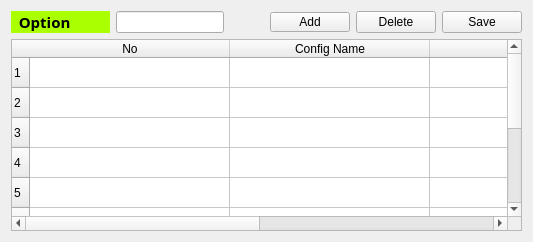
      <widget class="QWidget" name="layoutWidget_3">
       <layout class="QVBoxLayout" name="verticalLayout_5">
        <item>
         <layout class="QHBoxLayout" name="horizontalLayout_9">
          <item>
           <widget class="QLabel" name="label_option">
            <property name="maximumSize">
             <size>
              <width>1000</width>
              <height>16777215</height>
             </size>
            </property>
            <property name="palette">
             <palette>
              <active>
               <colorrole role="WindowText">
                <brush brushstyle="SolidPattern">
                 <color alpha="255">
                  <red>0</red>
                  <green>0</green>
                  <blue>0</blue>
                 </color>
                </brush>
               </colorrole>
               <colorrole role="Button">
                <brush brushstyle="SolidPattern">
                 <color alpha="255">
                  <red>170</red>
                  <green>255</green>
                  <blue>0</blue>
                 </color>
                </brush>
               </colorrole>
               <colorrole role="Light">
                <brush brushstyle="SolidPattern">
                 <color alpha="255">
                  <red>213</red>
                  <green>255</green>
                  <blue>127</blue>
                 </color>
                </brush>
               </colorrole>
               <colorrole role="Midlight">
                <brush brushstyle="SolidPattern">
                 <color alpha="255">
                  <red>191</red>
                  <green>255</green>
                  <blue>63</blue>
                 </color>
                </brush>
               </colorrole>
               <colorrole role="Dark">
                <brush brushstyle="SolidPattern">
                 <color alpha="255">
                  <red>85</red>
                  <green>127</green>
                  <blue>0</blue>
                 </color>
                </brush>
               </colorrole>
               <colorrole role="Mid">
                <brush brushstyle="SolidPattern">
                 <color alpha="255">
                  <red>113</red>
                  <green>170</green>
                  <blue>0</blue>
                 </color>
                </brush>
               </colorrole>
               <colorrole role="Text">
                <brush brushstyle="SolidPattern">
                 <color alpha="255">
                  <red>0</red>
                  <green>0</green>
                  <blue>0</blue>
                 </color>
                </brush>
               </colorrole>
               <colorrole role="BrightText">
                <brush brushstyle="SolidPattern">
                 <color alpha="255">
                  <red>255</red>
                  <green>255</green>
                  <blue>255</blue>
                 </color>
                </brush>
               </colorrole>
               <colorrole role="ButtonText">
                <brush brushstyle="SolidPattern">
                 <color alpha="255">
                  <red>0</red>
                  <green>0</green>
                  <blue>0</blue>
                 </color>
                </brush>
               </colorrole>
               <colorrole role="Base">
                <brush brushstyle="SolidPattern">
                 <color alpha="255">
                  <red>255</red>
                  <green>255</green>
                  <blue>255</blue>
                 </color>
                </brush>
               </colorrole>
               <colorrole role="Window">
                <brush brushstyle="SolidPattern">
                 <color alpha="255">
                  <red>170</red>
                  <green>255</green>
                  <blue>0</blue>
                 </color>
                </brush>
               </colorrole>
               <colorrole role="Shadow">
                <brush brushstyle="SolidPattern">
                 <color alpha="255">
                  <red>0</red>
                  <green>0</green>
                  <blue>0</blue>
                 </color>
                </brush>
               </colorrole>
               <colorrole role="AlternateBase">
                <brush brushstyle="SolidPattern">
                 <color alpha="255">
                  <red>212</red>
                  <green>255</green>
                  <blue>127</blue>
                 </color>
                </brush>
               </colorrole>
               <colorrole role="ToolTipBase">
                <brush brushstyle="SolidPattern">
                 <color alpha="255">
                  <red>255</red>
                  <green>255</green>
                  <blue>220</blue>
                 </color>
                </brush>
               </colorrole>
               <colorrole role="ToolTipText">
                <brush brushstyle="SolidPattern">
                 <color alpha="255">
                  <red>0</red>
                  <green>0</green>
                  <blue>0</blue>
                 </color>
                </brush>
               </colorrole>
              </active>
              <inactive>
               <colorrole role="WindowText">
                <brush brushstyle="SolidPattern">
                 <color alpha="255">
                  <red>0</red>
                  <green>0</green>
                  <blue>0</blue>
                 </color>
                </brush>
               </colorrole>
               <colorrole role="Button">
                <brush brushstyle="SolidPattern">
                 <color alpha="255">
                  <red>170</red>
                  <green>255</green>
                  <blue>0</blue>
                 </color>
                </brush>
               </colorrole>
               <colorrole role="Light">
                <brush brushstyle="SolidPattern">
                 <color alpha="255">
                  <red>213</red>
                  <green>255</green>
                  <blue>127</blue>
                 </color>
                </brush>
               </colorrole>
               <colorrole role="Midlight">
                <brush brushstyle="SolidPattern">
                 <color alpha="255">
                  <red>191</red>
                  <green>255</green>
                  <blue>63</blue>
                 </color>
                </brush>
               </colorrole>
               <colorrole role="Dark">
                <brush brushstyle="SolidPattern">
                 <color alpha="255">
                  <red>85</red>
                  <green>127</green>
                  <blue>0</blue>
                 </color>
                </brush>
               </colorrole>
               <colorrole role="Mid">
                <brush brushstyle="SolidPattern">
                 <color alpha="255">
                  <red>113</red>
                  <green>170</green>
                  <blue>0</blue>
                 </color>
                </brush>
               </colorrole>
               <colorrole role="Text">
                <brush brushstyle="SolidPattern">
                 <color alpha="255">
                  <red>0</red>
                  <green>0</green>
                  <blue>0</blue>
                 </color>
                </brush>
               </colorrole>
               <colorrole role="BrightText">
                <brush brushstyle="SolidPattern">
                 <color alpha="255">
                  <red>255</red>
                  <green>255</green>
                  <blue>255</blue>
                 </color>
                </brush>
               </colorrole>
               <colorrole role="ButtonText">
                <brush brushstyle="SolidPattern">
                 <color alpha="255">
                  <red>0</red>
                  <green>0</green>
                  <blue>0</blue>
                 </color>
                </brush>
               </colorrole>
               <colorrole role="Base">
                <brush brushstyle="SolidPattern">
                 <color alpha="255">
                  <red>255</red>
                  <green>255</green>
                  <blue>255</blue>
                 </color>
                </brush>
               </colorrole>
               <colorrole role="Window">
                <brush brushstyle="SolidPattern">
                 <color alpha="255">
                  <red>170</red>
                  <green>255</green>
                  <blue>0</blue>
                 </color>
                </brush>
               </colorrole>
               <colorrole role="Shadow">
                <brush brushstyle="SolidPattern">
                 <color alpha="255">
                  <red>0</red>
                  <green>0</green>
                  <blue>0</blue>
                 </color>
                </brush>
               </colorrole>
               <colorrole role="AlternateBase">
                <brush brushstyle="SolidPattern">
                 <color alpha="255">
                  <red>212</red>
                  <green>255</green>
                  <blue>127</blue>
                 </color>
                </brush>
               </colorrole>
               <colorrole role="ToolTipBase">
                <brush brushstyle="SolidPattern">
                 <color alpha="255">
                  <red>255</red>
                  <green>255</green>
                  <blue>220</blue>
                 </color>
                </brush>
               </colorrole>
               <colorrole role="ToolTipText">
                <brush brushstyle="SolidPattern">
                 <color alpha="255">
                  <red>0</red>
                  <green>0</green>
                  <blue>0</blue>
                 </color>
                </brush>
               </colorrole>
              </inactive>
              <disabled>
               <colorrole role="WindowText">
                <brush brushstyle="SolidPattern">
                 <color alpha="255">
                  <red>85</red>
                  <green>127</green>
                  <blue>0</blue>
                 </color>
                </brush>
               </colorrole>
               <colorrole role="Button">
                <brush brushstyle="SolidPattern">
                 <color alpha="255">
                  <red>170</red>
                  <green>255</green>
                  <blue>0</blue>
                 </color>
                </brush>
               </colorrole>
               <colorrole role="Light">
                <brush brushstyle="SolidPattern">
                 <color alpha="255">
                  <red>213</red>
                  <green>255</green>
                  <blue>127</blue>
                 </color>
                </brush>
               </colorrole>
               <colorrole role="Midlight">
                <brush brushstyle="SolidPattern">
                 <color alpha="255">
                  <red>191</red>
                  <green>255</green>
                  <blue>63</blue>
                 </color>
                </brush>
               </colorrole>
               <colorrole role="Dark">
                <brush brushstyle="SolidPattern">
                 <color alpha="255">
                  <red>85</red>
                  <green>127</green>
                  <blue>0</blue>
                 </color>
                </brush>
               </colorrole>
               <colorrole role="Mid">
                <brush brushstyle="SolidPattern">
                 <color alpha="255">
                  <red>113</red>
                  <green>170</green>
                  <blue>0</blue>
                 </color>
                </brush>
               </colorrole>
               <colorrole role="Text">
                <brush brushstyle="SolidPattern">
                 <color alpha="255">
                  <red>85</red>
                  <green>127</green>
                  <blue>0</blue>
                 </color>
                </brush>
               </colorrole>
               <colorrole role="BrightText">
                <brush brushstyle="SolidPattern">
                 <color alpha="255">
                  <red>255</red>
                  <green>255</green>
                  <blue>255</blue>
                 </color>
                </brush>
               </colorrole>
               <colorrole role="ButtonText">
                <brush brushstyle="SolidPattern">
                 <color alpha="255">
                  <red>85</red>
                  <green>127</green>
                  <blue>0</blue>
                 </color>
                </brush>
               </colorrole>
               <colorrole role="Base">
                <brush brushstyle="SolidPattern">
                 <color alpha="255">
                  <red>170</red>
                  <green>255</green>
                  <blue>0</blue>
                 </color>
                </brush>
               </colorrole>
               <colorrole role="Window">
                <brush brushstyle="SolidPattern">
                 <color alpha="255">
                  <red>170</red>
                  <green>255</green>
                  <blue>0</blue>
                 </color>
                </brush>
               </colorrole>
               <colorrole role="Shadow">
                <brush brushstyle="SolidPattern">
                 <color alpha="255">
                  <red>0</red>
                  <green>0</green>
                  <blue>0</blue>
                 </color>
                </brush>
               </colorrole>
               <colorrole role="AlternateBase">
                <brush brushstyle="SolidPattern">
                 <color alpha="255">
                  <red>170</red>
                  <green>255</green>
                  <blue>0</blue>
                 </color>
                </brush>
               </colorrole>
               <colorrole role="ToolTipBase">
                <brush brushstyle="SolidPattern">
                 <color alpha="255">
                  <red>255</red>
                  <green>255</green>
                  <blue>220</blue>
                 </color>
                </brush>
               </colorrole>
               <colorrole role="ToolTipText">
                <brush brushstyle="SolidPattern">
                 <color alpha="255">
                  <red>0</red>
                  <green>0</green>
                  <blue>0</blue>
                 </color>
                </brush>
               </colorrole>
              </disabled>
             </palette>
            </property>
            <property name="font">
             <font>
              <family>Segoe Print</family>
              <pointsize>11</pointsize>
              <weight>75</weight>
              <italic>false</italic>
              <bold>true</bold>
              <underline>false</underline>
              <stylestrategy>PreferDefault</stylestrategy>
              <kerning>true</kerning>
             </font>
            </property>
            <property name="autoFillBackground">
             <bool>true</bool>
            </property>
            <property name="text">
             <string>  Option          </string>
            </property>
           </widget>
          </item>
          <item>
           <widget class="QLineEdit" name="edit_search">
            <property name="minimumSize">
             <size>
              <width>0</width>
              <height>0</height>
             </size>
            </property>
            <property name="maximumSize">
             <size>
              <width>250</width>
              <height>16777215</height>
             </size>
            </property>
           </widget>
          </item>
          <item>
           <layout class="QHBoxLayout" name="horizontalLayout_10">
            <item>
             <spacer name="horizontalSpacer_5">
              <property name="orientation">
               <enum>Qt::Horizontal</enum>
              </property>
              <property name="sizeHint" stdset="0">
               <size>
                <width>40</width>
                <height>20</height>
               </size>
              </property>
             </spacer>
            </item>
            <item>
             <widget class="QPushButton" name="btn_add_option">
              <property name="maximumSize">
               <size>
                <width>500</width>
                <height>20</height>
               </size>
              </property>
              <property name="text">
               <string>Add</string>
              </property>
             </widget>
            </item>
            <item>
             <widget class="QPushButton" name="btn_delete_option">
              <property name="text">
               <string>Delete</string>
              </property>
             </widget>
            </item>
            <item>
             <widget class="QPushButton" name="btn_save_option">
              <property name="text">
               <string>Save</string>
              </property>
             </widget>
            </item>
           </layout>
          </item>
         </layout>
        </item>
        <item>
         <widget class="QTableWidget" name="tw_option">
          <property name="rowCount">
           <number>10</number>
          </property>
          <property name="columnCount">
           <number>4</number>
          </property>
          <attribute name="horizontalHeaderDefaultSectionSize">
           <number>200</number>
          </attribute>
          <row/>
          <row/>
          <row/>
          <row/>
          <row/>
          <row/>
          <row/>
          <row/>
          <row/>
          <row/>
          <column>
           <property name="text">
            <string>No</string>
           </property>
          </column>
          <column>
           <property name="text">
            <string>Config Name</string>
           </property>
          </column>
          <column>
           <property name="text">
            <string>UI Name</string>
           </property>
          </column>
          <column>
           <property name="text">
            <string>Model</string>
           </property>
          </column>
         </widget>
        </item>
       </layout>
      </widget>
